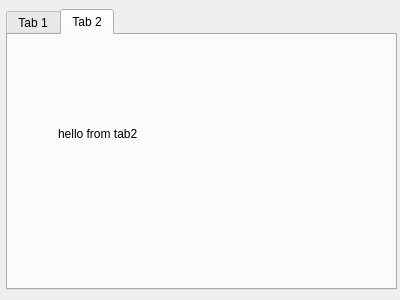
<?xml version="1.0" encoding="UTF-8"?>
<ui version="4.0">
 <class>Dialog</class>
 <widget class="QDialog" name="Dialog">
  <property name="geometry">
   <rect>
    <x>0</x>
    <y>0</y>
    <width>400</width>
    <height>300</height>
   </rect>
  </property>
  <property name="windowTitle">
   <string>Dialog</string>
  </property>
  <widget class="QTabWidget" name="tabWidget">
   <property name="geometry">
    <rect>
     <x>6</x>
     <y>9</y>
     <width>391</width>
     <height>281</height>
    </rect>
   </property>
   <property name="currentIndex">
    <number>1</number>
   </property>
   <widget class="QWidget" name="tab">
    <attribute name="title">
     <string>Tab 1</string>
    </attribute>
    <widget class="QLabel" name="label">
     <property name="geometry">
      <rect>
       <x>50</x>
       <y>40</y>
       <width>67</width>
       <height>17</height>
      </rect>
     </property>
     <property name="text">
      <string>asda</string>
     </property>
    </widget>
    <widget class="QLabel" name="label_2">
     <property name="geometry">
      <rect>
       <x>90</x>
       <y>110</y>
       <width>67</width>
       <height>17</height>
      </rect>
     </property>
     <property name="text">
      <string>hello</string>
     </property>
    </widget>
   </widget>
   <widget class="QWidget" name="tab_2">
    <attribute name="title">
     <string>Tab 2</string>
    </attribute>
    <widget class="QLabel" name="label_3">
     <property name="geometry">
      <rect>
       <x>50</x>
       <y>90</y>
       <width>191</width>
       <height>17</height>
      </rect>
     </property>
     <property name="text">
      <string>hello from tab2</string>
     </property>
    </widget>
   </widget>
  </widget>
 </widget>
 <resources/>
 <connections/>
</ui>
